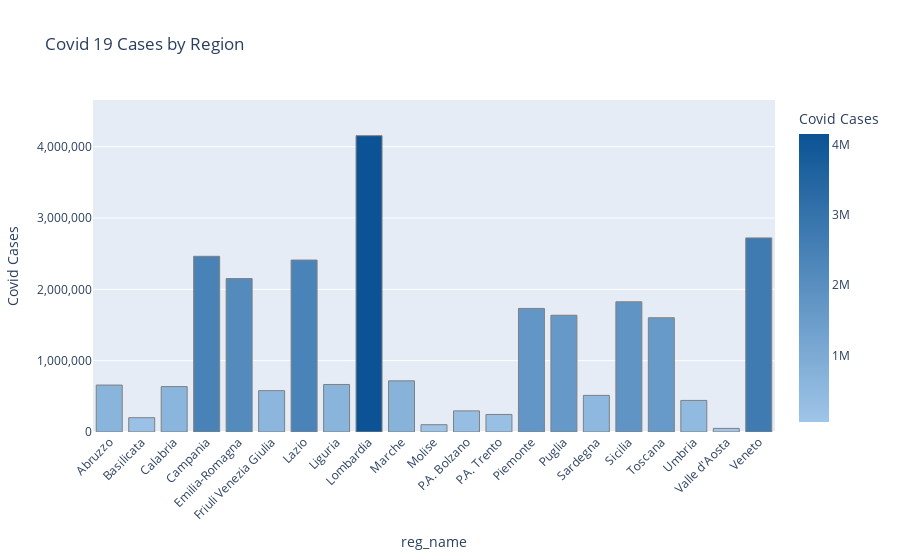

Here is the notebook cell this chart was saved with:
### Code cell
import plotly.express as px

fig = px.bar(regions_df2, x='reg_name', y='total_cases', title='Covid 19 Cases by Region',
            color='total_cases', color_continuous_scale=['#9FC5E8', '#0b5394'], labels={'region': 'Italian Regions', 'total_cases': 'Covid Cases'},
            hover_data={'total_cases': ':.2f'}) # set labels and hover data

fig.update_traces(marker=dict(line=dict(width=1, color='Gray'))) # set marker line width and color
fig.update_layout(
    xaxis_tickangle=-45,
    yaxis_tickformat=',.0f',
    yaxis_range=[0, regions_df2['total_cases'].max()+500000]
    ) # set x-axis tick angle and y-axis tick format
fig.show()

### Figure 1 — Plotly figure (JSON) as saved in the notebook; plotly's stock layout.template omitted (floating-point values rounded to 4 significant figures)
{"data": [{"alignmentgroup": "True", "hovertemplate": "reg_name=%{x}<br>Covid Cases=%{marker.color:.2f}<extra></extra>", "legendgroup": "", "marker": {"color": [658123, 200484, 636799, 2463300, 2151288, 579908, 2410793, 666306, 4154840, 717365, 102553, 295992, 246064, 1732871, 1637105, 513631, 1825465, 1601530, 442756, 50802, 2721233], "coloraxis": "coloraxis", "line": {"color": "Gray", "width": 1}, "pattern": {"shape": ""}}, "name": "", "offsetgroup": "", "orientation": "v", "showlegend": false, "textposition": "auto", "type": "bar", "x": ["Abruzzo", "Basilicata", "Calabria", "Campania", "Emilia-Romagna", "Friuli Venezia Giulia", "Lazio", "Liguria", "Lombardia", "Marche", "Molise", "P.A. Bolzano", "P.A. Trento", "Piemonte", "Puglia", "Sardegna", "Sicilia", "Toscana", "Umbria", "Valle d'Aosta", "Veneto"], "xaxis": "x", "y": [658123, 200484, 636799, 2463300, 2151288, 579908, 2410793, 666306, 4154840, 717365, 102553, 295992, 246064, 1732871, 1637105, 513631, 1825465, 1601530, 442756, 50802, 2721233], "yaxis": "y"}], "layout": {"barmode": "relative", "coloraxis": {"colorbar": {"title": {"text": "Covid Cases"}}, "colorscale": [[0, "#9FC5E8"], [1, "#0b5394"]]}, "legend": {"tracegroupgap": 0}, "title": {"text": "Covid 19 Cases by Region"}, "xaxis": {"anchor": "y", "domain": [0, 1], "tickangle": -45, "title": {"text": "reg_name"}}, "yaxis": {"anchor": "x", "domain": [0, 1], "range": [0, 4654840], "tickformat": ",.0f", "title": {"text": "Covid Cases"}}}}
